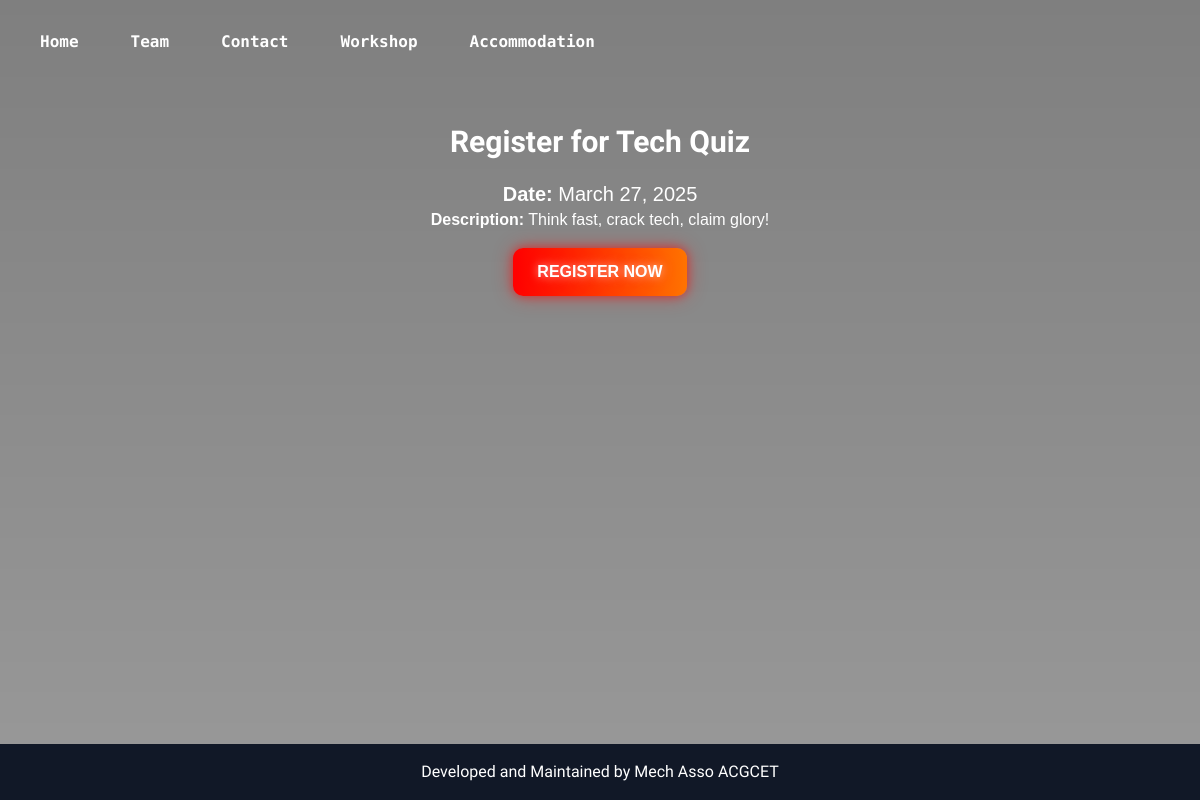
Page /events/register/10/ (signed in) on the earlier database version.
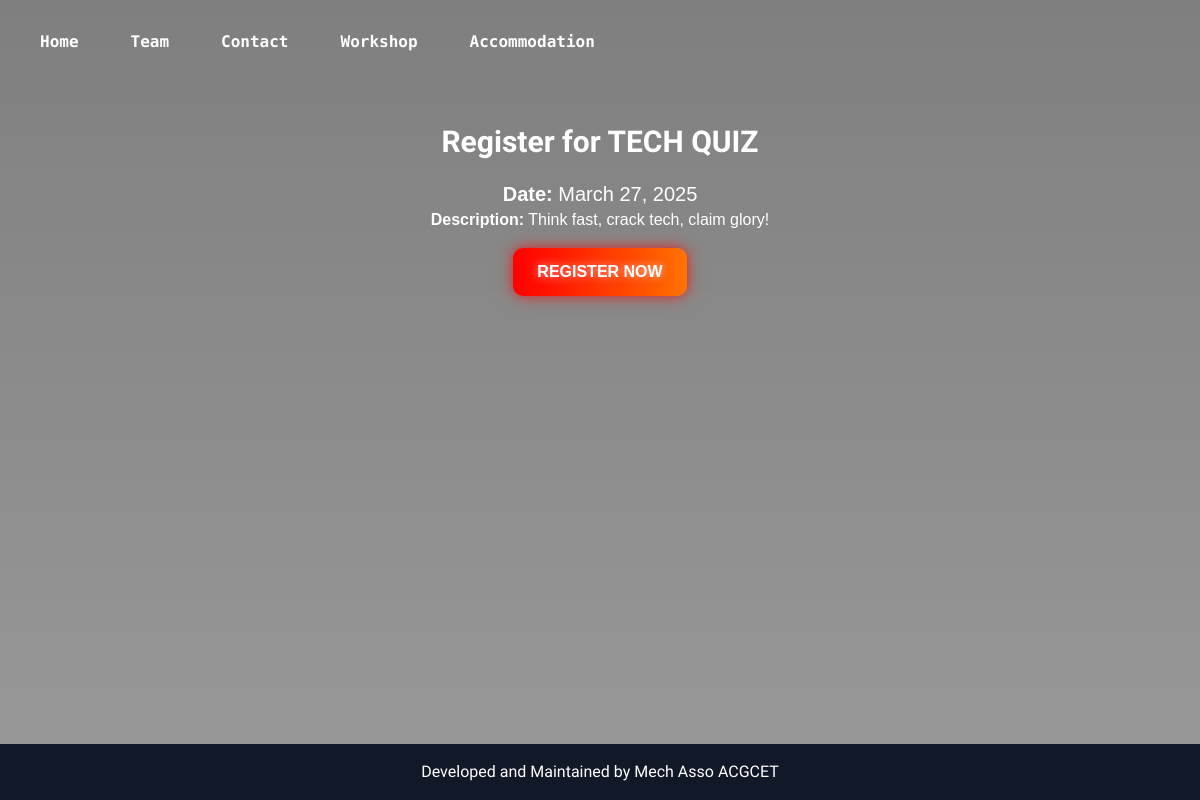
Same page on the later database version.
### events/models.py (models this page shows, shortened)
class Event(models.Model):
    name = models.CharField(max_length=100)
    description = models.TextField()
    date = models.DateField()
    pic = models.CharField(max_length=500)
    doc = models.CharField(max_length=1000,null=True,blank=True)

### events/views.py (the view)
# urls.py: path('events/register/<int:event_id>/', event_register, name='event_register'),
def event_register(request, event_id):
    event = get_object_or_404(Event, id=event_id)
    info = None  # Default info message
    if not request.user.is_authenticated:
        return render(request, 'login.html', {'info': 'You must be logged in to register for an event.'})
    if request.method == 'POST':
        if EventRegistration.objects.filter(event=event, student=request.user).exists():
            info = 'Already registered !!!'
        else:
            EventRegistration.objects.create(event=event, student=request.user)
            info = f'You have successfully registered for {event.name}!'
    return render(request, 'event_register.html', {'event': event, 'info': info})

### events/templates/event_register.html (shortened to what this page needs)
{% load static %}
<!DOCTYPE html>
<html lang="en">
<head>
    <link href="https://cdn.jsdelivr.net/npm/tailwindcss@latest/dist/tailwind.min.css" rel="stylesheet">
</head>
<body>
    <nav class=" p-5  flex items-center justify-between relative z-10">
        <div id="menu-large" class="hidden lg:flex lg:space-x-3 lg:static flex flex-col slide-in lg:flex-row space-y-2 lg:space-y-0 lg:w-auto title">
            <a href="{% url 'home' %}" class="text-white  font-bold py-2">Home</a>
            <a href="{% url 'team' %}" class="text-white py-2">Team</a>
            <a href="{% url 'contact' %}" class="text-white font-bold py-2">Contact</a>
            <a href="{% url 'workshop_list' %}" class="text-white font-bold py-2">Workshop</a>
            <a href="{% url 'accommodation' %}" class="text-white py-2">Accommodation</a>
        </div>
    </nav>
    {% block content %}
    <div class="p-5">
        <h1 class="text-3xl font-extrabold text-center event text-white p-5">Register for {{ event.name }}</h1>
        <p class="text-xl text-center eventdes text-white"><strong>Date:</strong> {{ event.date }}</p>
       <p class="text-white eventdes text-center"><strong>Description:</strong> {{ event.description }}</p>
        <div class="flex justify-center">
            <form method="POST">
                <button type="submit" class="neon-button su  py-3 px-6 mt-4 inline-block">Register Now</button>
            </form>
        </div>
    </div>
    {% endblock %}
    <footer class="bg-gray-900 text-white text-center py-4">
        <p>Developed and Maintained by Mech Asso ACGCET </p>
    </footer>
</body>
</html>

### events/templates/event_register.html (style rules this page uses)
body { position: relative; font-family: 'Rokkit', serif; color: #ffffff; display: flex; flex-direction: column; min-height: 100vh; }
body::before { content: ""; position: fixed; top: 0; left: 0; width: 100%; height: 100%; background: url("https://res.cloudinary.com/devihgb9o/image/upload/v1740493260/phonecars_a4gmyf.jpg") center/cover no-repeat fixed; z-index: -2; }
body::after { content: ""; position: fixed; top: 0; left: 0; width: 100%; height: 100%; background: rgba(0, 0, 0, 0.4); z-index: -1; }
@media (min-width: 1024px) { body::after { content: ""; position: fixed; top: 0; left: 0; width: 100%; height: 100%; background: linear-gradient(rgba(0, 0, 0, 0.5), rgba(0, 0, 0, 0.4)), url("https://res.cloudinary.com/devihgb9o/image/upload/v1740493160/cars_kv4pse.jpg") center/cover no-repeat fixed; z-index: -1; } }
.su { font-family: 'Ubuntu', sans-serif; color: #F0EE1C; }
.event { font-family: 'Chakra Petch', sans-serif; }
.eventdes { font-family: 'Encode Sans Semi Expanded', sans-serif; }
.title { font-family: 'Monomaniac One', sans-serif; }
.neon-button { background: linear-gradient(90deg, #ff0000, #ff7300, #ff0000); background-size: 200% auto; color: #fff; text-transform: uppercase; font-weight: bold; text-shadow: 0 0 10px rgba(255, 255, 255, 0.7), 0 0 20px rgba(255, 0, 0, 0.6); border-radius: 10px; box-shadow: 0 0 10px rgba(255, 0, 0, 0.5), 0 0 20px rgba(255, 0, 0, 0.4); transition: all 0.3s ease-in-out; }
@media (min-width: 1024px) { #menu-large { display: flex; justify-content: space-around; width: auto; } }
@media (min-width: 1024px) { #menu-large a { padding: 10px 20px; color: white; font-weight: bold; } }
footer { margin-top: auto; }
.slide-in { transform: translateX(-100%); animation: slideIn 3s ease-out forwards; }

Differences in the rows shown:
changed Event "Think fast, crack tech, claim glory!": name "Tech Quiz" → "TECH QUIZ"
